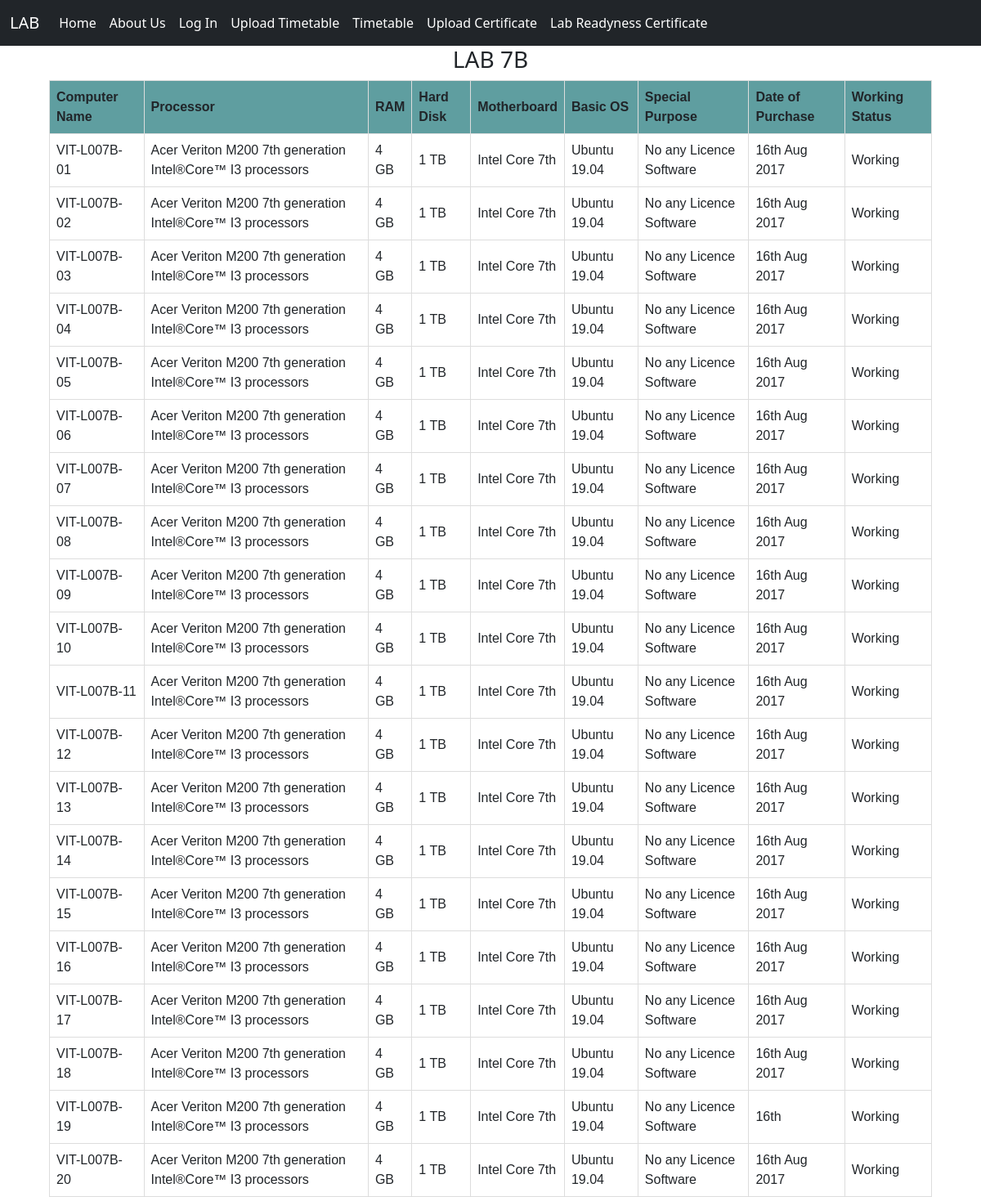
The app's page /lab7bcompinfo with its own data.
### Home/models.py (models this page shows)
class Lab7B(models.Model):
    ComputerName = models.CharField(max_length=20, unique=True)
    Processor = models.CharField(max_length=200)
    RAM = models.CharField(max_length=10)
    HardDisk = models.CharField(max_length=10)
    MotherBoard = models.CharField(max_length=20)
    Basic_OS = models.CharField(max_length=50)
    SpecialPurpose = models.CharField(max_length=150)
    DateOfPurchase = models.CharField(max_length=30)
    WorkingStatus = models.CharField(max_length=30)

### Home/views.py (the view)
# urls.py: path("lab7bcompinfo", views.lab7Binfo, name='lab7bcompinfo'),
def lab7Binfo(request):
    lab7b_pc_list = Lab7B.objects.all()
    return render(request, 'lab7bcompinfo.html', {'lab7b_pc_list': lab7b_pc_list})

### templates/lab7bcompinfo.html (shortened to what this page needs)
{% extends 'base.html' %}
{%block body%}
<body>
<h3 align='center'>LAB 7B</h3>
<table>
  <tr>
    <th>Computer Name</th>
    <th>Processor</th>
    <th>RAM</th>
    <th>Hard Disk</th>
    <th>Motherboard</th>
    <th>Basic OS</th>
    <th>Special Purpose</th>
    <th>Date of Purchase</th>
    <th>Working Status</th>
  </tr>
  {% for Lab7B in lab7b_pc_list %}
  <tr>
    <td>{{ Lab7B.ComputerName }}</td>
    <td>{{ Lab7B.Processor }}</td>
    <td>{{ Lab7B.RAM }}</td>
    <td>{{ Lab7B.HardDisk }}</td>
    <td>{{ Lab7B.MotherBoard }}</td>
    <td>{{ Lab7B.Basic_OS }}</td>
    <td>{{ Lab7B.SpecialPurpose }}</td>
    <td>{{ Lab7B.DateOfPurchase }}</td>
    <td>{{ Lab7B.WorkingStatus }}</td>
  </tr>
  {% endfor %}
</table>
</body>
{% endblock body%}

### templates/lab7bcompinfo.html (style rules this page uses)
table { font-family: arial, sans-serif; border-collapse: collapse; width: 90%; margin-right: auto; margin-left: auto; }
td { border: 1px solid #dddddd; text-align: left; padding: 8px; }
th { border: 1px solid #dddddd; text-align: left; padding: 8px; background-color: #5F9EA0 }

### records on screen
Lab7B: ComputerName "VIT-L007B-01", Processor "Acer Veriton M200 7th generation Intel®Core™ I3 processors", RAM "4 GB", HardDisk "1 TB", MotherBoard "Intel Core 7th", Basic_OS "Ubuntu 19.04", SpecialPurpose "No any Licence Software", DateOfPurchase "16th Aug 2017", WorkingStatus "Working"
Lab7B: ComputerName "VIT-L007B-02", Processor "Acer Veriton M200 7th generation Intel®Core™ I3 processors", RAM "4 GB", HardDisk "1 TB", MotherBoard "Intel Core 7th", Basic_OS "Ubuntu 19.04", SpecialPurpose "No any Licence Software", DateOfPurchase "16th Aug 2017", WorkingStatus "Working"
Lab7B: ComputerName "VIT-L007B-03", Processor "Acer Veriton M200 7th generation Intel®Core™ I3 processors", RAM "4 GB", HardDisk "1 TB", MotherBoard "Intel Core 7th", Basic_OS "Ubuntu 19.04", SpecialPurpose "No any Licence Software", DateOfPurchase "16th Aug 2017", WorkingStatus "Working"
Lab7B: ComputerName "VIT-L007B-04", Processor "Acer Veriton M200 7th generation Intel®Core™ I3 processors", RAM "4 GB", HardDisk "1 TB", MotherBoard "Intel Core 7th", Basic_OS "Ubuntu 19.04", SpecialPurpose "No any Licence Software", DateOfPurchase "16th Aug 2017", WorkingStatus "Working"
Lab7B: ComputerName "VIT-L007B-05", Processor "Acer Veriton M200 7th generation Intel®Core™ I3 processors", RAM "4 GB", HardDisk "1 TB", MotherBoard "Intel Core 7th", Basic_OS "Ubuntu 19.04", SpecialPurpose "No any Licence Software", DateOfPurchase "16th Aug 2017", WorkingStatus "Working"
Lab7B: ComputerName "VIT-L007B-06", Processor "Acer Veriton M200 7th generation Intel®Core™ I3 processors", RAM "4 GB", HardDisk "1 TB", MotherBoard "Intel Core 7th", Basic_OS "Ubuntu 19.04", SpecialPurpose "No any Licence Software", DateOfPurchase "16th Aug 2017", WorkingStatus "Working"
Lab7B: ComputerName "VIT-L007B-07", Processor "Acer Veriton M200 7th generation Intel®Core™ I3 processors", RAM "4 GB", HardDisk "1 TB", MotherBoard "Intel Core 7th", Basic_OS "Ubuntu 19.04", SpecialPurpose "No any Licence Software", DateOfPurchase "16th Aug 2017", WorkingStatus "Working"
Lab7B: ComputerName "VIT-L007B-08", Processor "Acer Veriton M200 7th generation Intel®Core™ I3 processors", RAM "4 GB", HardDisk "1 TB", MotherBoard "Intel Core 7th", Basic_OS "Ubuntu 19.04", SpecialPurpose "No any Licence Software", DateOfPurchase "16th Aug 2017", WorkingStatus "Working"
Lab7B: ComputerName "VIT-L007B-09", Processor "Acer Veriton M200 7th generation Intel®Core™ I3 processors", RAM "4 GB", HardDisk "1 TB", MotherBoard "Intel Core 7th", Basic_OS "Ubuntu 19.04", SpecialPurpose "No any Licence Software", DateOfPurchase "16th Aug 2017", WorkingStatus "Working"
Lab7B: ComputerName "VIT-L007B-10", Processor "Acer Veriton M200 7th generation Intel®Core™ I3 processors", RAM "4 GB", HardDisk "1 TB", MotherBoard "Intel Core 7th", Basic_OS "Ubuntu 19.04", SpecialPurpose "No any Licence Software", DateOfPurchase "16th Aug 2017", WorkingStatus "Working"
Lab7B: ComputerName "VIT-L007B-11", Processor "Acer Veriton M200 7th generation Intel®Core™ I3 processors", RAM "4 GB", HardDisk "1 TB", MotherBoard "Intel Core 7th", Basic_OS "Ubuntu 19.04", SpecialPurpose "No any Licence Software", DateOfPurchase "16th Aug 2017", WorkingStatus "Working"
Lab7B: ComputerName "VIT-L007B-12", Processor "Acer Veriton M200 7th generation Intel®Core™ I3 processors", RAM "4 GB", HardDisk "1 TB", MotherBoard "Intel Core 7th", Basic_OS "Ubuntu 19.04", SpecialPurpose "No any Licence Software", DateOfPurchase "16th Aug 2017", WorkingStatus "Working"
Lab7B: ComputerName "VIT-L007B-13", Processor "Acer Veriton M200 7th generation Intel®Core™ I3 processors", RAM "4 GB", HardDisk "1 TB", MotherBoard "Intel Core 7th", Basic_OS "Ubuntu 19.04", SpecialPurpose "No any Licence Software", DateOfPurchase "16th Aug 2017", WorkingStatus "Working"
Lab7B: ComputerName "VIT-L007B-14", Processor "Acer Veriton M200 7th generation Intel®Core™ I3 processors", RAM "4 GB", HardDisk "1 TB", MotherBoard "Intel Core 7th", Basic_OS "Ubuntu 19.04", SpecialPurpose "No any Licence Software", DateOfPurchase "16th Aug 2017", WorkingStatus "Working"
Lab7B: ComputerName "VIT-L007B-15", Processor "Acer Veriton M200 7th generation Intel®Core™ I3 processors", RAM "4 GB", HardDisk "1 TB", MotherBoard "Intel Core 7th", Basic_OS "Ubuntu 19.04", SpecialPurpose "No any Licence Software", DateOfPurchase "16th Aug 2017", WorkingStatus "Working"
Lab7B: ComputerName "VIT-L007B-16", Processor "Acer Veriton M200 7th generation Intel®Core™ I3 processors", RAM "4 GB", HardDisk "1 TB", MotherBoard "Intel Core 7th", Basic_OS "Ubuntu 19.04", SpecialPurpose "No any Licence Software", DateOfPurchase "16th Aug 2017", WorkingStatus "Working"
Lab7B: ComputerName "VIT-L007B-17", Processor "Acer Veriton M200 7th generation Intel®Core™ I3 processors", RAM "4 GB", HardDisk "1 TB", MotherBoard "Intel Core 7th", Basic_OS "Ubuntu 19.04", SpecialPurpose "No any Licence Software", DateOfPurchase "16th Aug 2017", WorkingStatus "Working"
Lab7B: ComputerName "VIT-L007B-18", Processor "Acer Veriton M200 7th generation Intel®Core™ I3 processors", RAM "4 GB", HardDisk "1 TB", MotherBoard "Intel Core 7th", Basic_OS "Ubuntu 19.04", SpecialPurpose "No any Licence Software", DateOfPurchase "16th Aug 2017", WorkingStatus "Working"
Lab7B: ComputerName "VIT-L007B-19", Processor "Acer Veriton M200 7th generation Intel®Core™ I3 processors", RAM "4 GB", HardDisk "1 TB", MotherBoard "Intel Core 7th", Basic_OS "Ubuntu 19.04", SpecialPurpose "No any Licence Software", DateOfPurchase "16th", WorkingStatus "Working"
Lab7B: ComputerName "VIT-L007B-20", Processor "Acer Veriton M200 7th generation Intel®Core™ I3 processors", RAM "4 GB", HardDisk "1 TB", MotherBoard "Intel Core 7th", Basic_OS "Ubuntu 19.04", SpecialPurpose "No any Licence Software", DateOfPurchase "16th Aug 2017", WorkingStatus "Working"
